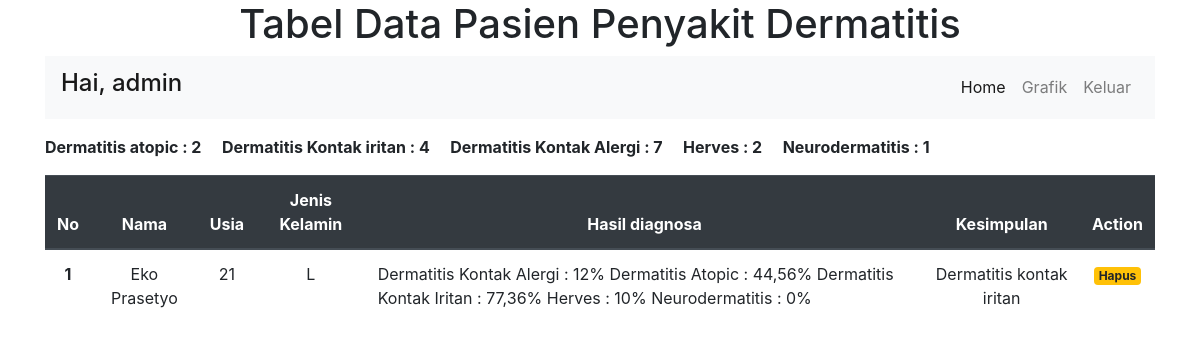
The app's page /admin/detail.php?id=85 (signed in) with its own data.
### tables this page shows
CREATE TABLE `riwayat` (
  `id` int(10) NOT NULL,
  `nama` varchar(50) NOT NULL,
  `usia` varchar(10) NOT NULL,
  `jenkel` varchar(10) NOT NULL,
  `hasil` varchar(255) NOT NULL,
  `kesimpulan` varchar(100) NOT NULL
);

### admin/detail.php (the view, shortened to what this page needs)
<!doctype html>
<html lang="en">
  <head>
    <link rel="stylesheet" href="https://cdn.jsdelivr.net/npm/bootstrap@4.6.0/dist/css/bootstrap.min.css">
  </head>
  <body>
  	<div class="container">
	<?php
	include '../koneksi.php';
	$id = $_GET['id'];
	$data = mysqli_query($sql,"SELECT * FROM riwayat WHERE id = '$id' ");
	 ?>
	 <h1 class="text-center">Tabel Data Pasien Penyakit Dermatitis</h1>
	 <nav class="navbar navbar-expand-lg navbar-light bg-light">
		  <a class="navbar-brand" href="index.php"><h4>Hai, <?= $_SESSION['username']?></h4></a>
		  <div class="collapse navbar-collapse" id="navbarNav">
		    <ul class="navbar-nav ml-auto">
		      <li class="nav-item active">
		        <a class="nav-link" href="index.php">Home <span class="sr-only">(current)</span></a>
		      </li>
		      <li class="nav-item ">
		        <a class="nav-link" href="grafik.php">Grafik</a>
		      </li>
		      <li class="nav-item">
		        <a href="../login/act_logout.php" class="nav-link " onclick="return confirm('Apakah anda ingin keluar?')">Keluar</a>
		      </li>
		    </ul>
		  </div>
		</nav>
	<?php
		$jumlah_atopic = mysqli_query($sql,"SELECT * FROM riwayat WHERE kesimpulan='Dermatitis atopic'");
		$jumlah_iritan = mysqli_query($sql,"SELECT * FROM riwayat WHERE kesimpulan='Dermatitis kontak iritan'");
		$jumlah_alergi = mysqli_query($sql,"SELECT * FROM riwayat WHERE kesimpulan='Dermatitis kontak alergi'");
		$jumlah_Herves = mysqli_query($sql,"SELECT * FROM riwayat WHERE kesimpulan='Herves'");
		$jumlah_neuro = mysqli_query($sql,"SELECT * FROM riwayat WHERE kesimpulan='Neurodermatitis'");
	 ?>
	<div class="label mt-3">
		<b>Dermatitis atopic : <?php echo mysqli_num_rows($jumlah_atopic); ?></b>
		<b class="ml-3">Dermatitis Kontak iritan : <?php echo mysqli_num_rows($jumlah_iritan); ?></b>
		<b class="ml-3">Dermatitis Kontak Alergi : <?php echo mysqli_num_rows($jumlah_alergi); ?></b>
		<b class="ml-3">Herves : <?php echo mysqli_num_rows($jumlah_Herves); ?></b>
		<b class="ml-3">Neurodermatitis : <?php echo mysqli_num_rows($jumlah_neuro); ?></b>
	</div>
	 <table class="table mt-3">
	 	<thead class="thead-dark text-center">
	 		<tr>
		 		<th scope="col">No</th>
		 		<th scope="col">Nama</th>
		 		<th scope="col">Usia</th>
		 		<th scope="col">Jenis Kelamin</th>
		 		<th scope="col">Hasil diagnosa</th>
		 		<th scope="col">Kesimpulan</th>
		 		<th scope="col">Action</th>
		 	</tr>
	 	</thead>
		<?php $no = 1; foreach($data as $d) :?>
		<tbody class="">
	 	<tr >
	 		<td class="text-center" scope="row"><b><?= $no++  ?></b></td>
	 		<td class="text-center" scope="row" class="text-justify"><?= $d['nama']?></td>
	 		<td class="text-center" scope="row"><?= $d['usia']?></td>
	 		<td class="text-center" scope="row"><?= $d['jenkel']?></td>
	 		<td class="" scope="row"><?= $d['hasil']?></td>
	 		<td class="text-center" scope="row" class="text-justify"><?= $d['kesimpulan']?></td>
	 		<td class="text-center">
	 			<a href="delete.php?id=<?php echo $d['id']?>" class="badge badge-warning" onclick="return confirm('Apakah anda ingin menghapus data?')" >Hapus</a>
	 		</td>
	 	</tr>
	 	</tbody>
		<?php endforeach ?>
	 </table>
</body>
</html>

### records on screen
riwayat: nama "Eko Prasetyo", usia "21", jenkel "L", hasil "Dermatitis Kontak Alergi : 12% Dermatitis Atopic : 44,56% Dermatitis Kontak Iritan : 77,36% Herves : 10% Neurodermatitis : 0%", kesimpulan "Dermatitis kontak iritan"

### other values on screen
$_SESSION['username'] "admin"
mysqli_num_rows($jumlah_atopic) "2"
mysqli_num_rows($jumlah_iritan) "4"
mysqli_num_rows($jumlah_alergi) "7"
mysqli_num_rows($jumlah_Herves) "2"
mysqli_num_rows($jumlah_neuro) "1"
